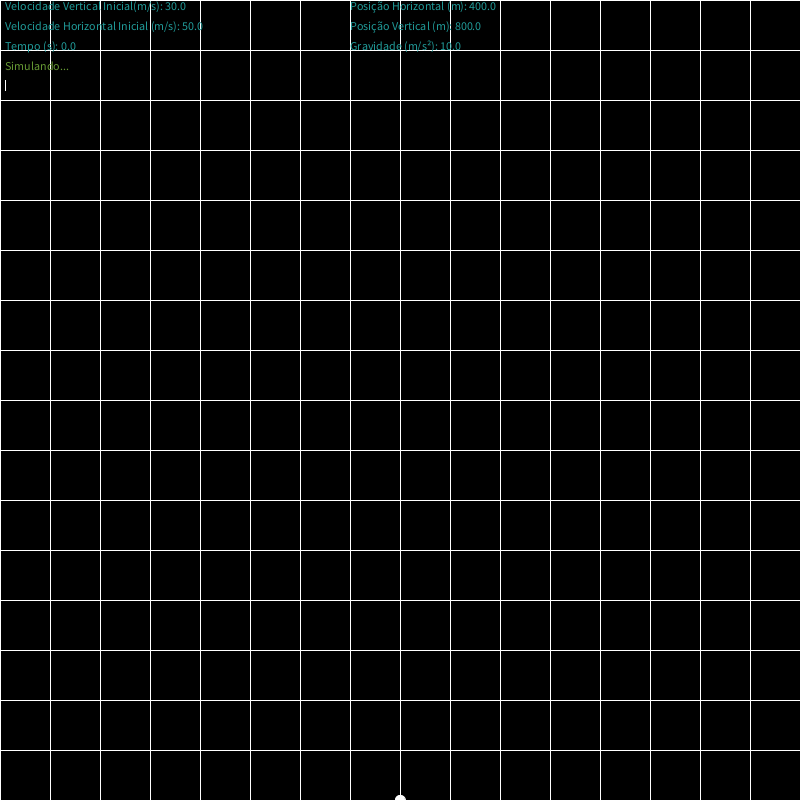
Frame 1 (no input)
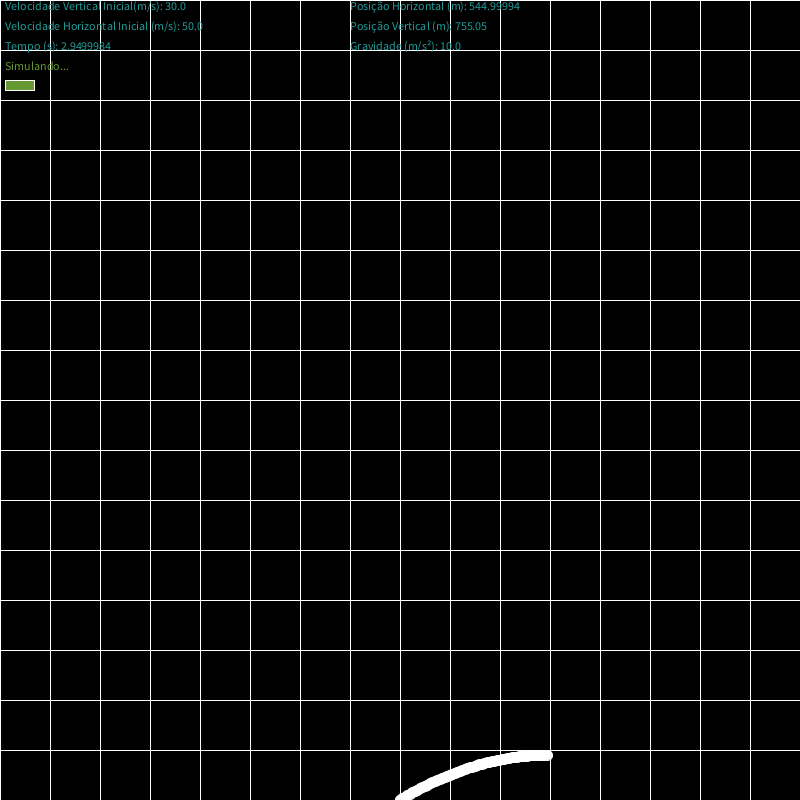
Frame 60 (the mouse pressed at the canvas centre just before this capture)
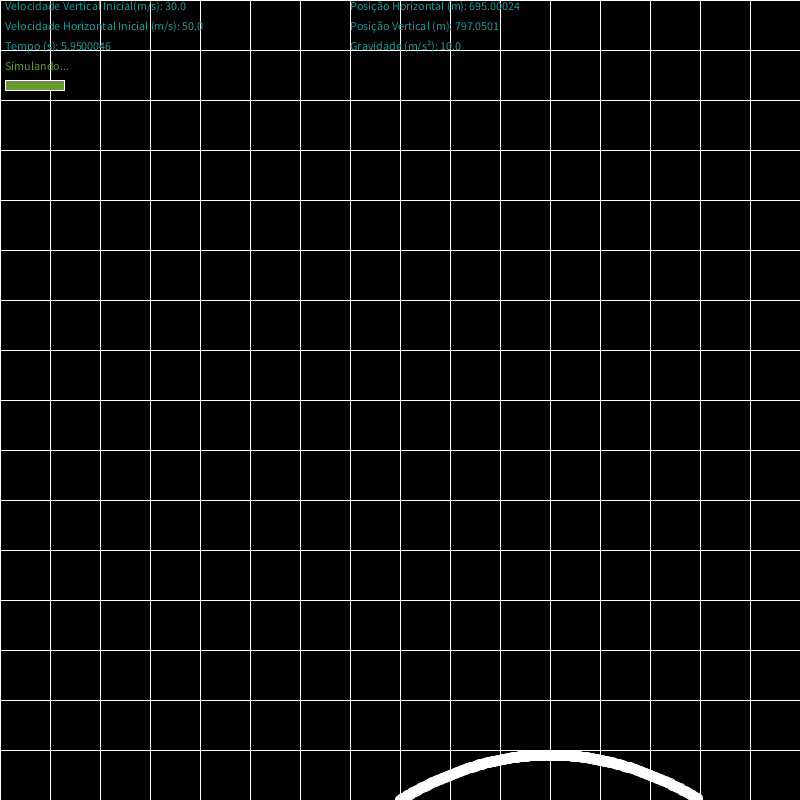
Frame 120 (the mouse held since frame 60 and released just before this capture)

The Processing sketch that drew these frames (run headless with seeded random() and noise(); from frame 60 on, the mouse is pressed at the canvas centre):

// Processing sketch: processing_163236
// ── processing_163236.pde

float t = 0, dxo = 400, dx, dyo = 800, dy, vx = 50, vy= -30, g = 10; //Como no Processing o valor y cresce para baixo, para termos uma simulação condizente com o mundo real, a bola sendo lançada para cima, sua velocidade vertical deve ser negativa. O valor de x cresce como no convencional, da esquerda pra direita, então vx é positivo. Como pedido, coloquei o objeto partindo do centro horizontal, na base da tela (dxo = 400, dyo = 800).
int fps = 20;

void setup() {
  size(800, 800);
  frameRate(fps);
  background(0);
  stroke(255);
}

void draw() {

  //background(0); //Como foi pedido que mantivesse-se o rastro da esfera, essa função é removida.  desenharCenario();
  desenharTexto(); //Coloquei os dados do texto e simulação em uma função para facilitar a legibilidade e modularidade do código.
  if (dy+dyo <= 800) {
    MRU_horizontal();
    MRUV_vertical();
    t += (float) 1 / fps;    //>FPS = Frames por Segundo, logo, como a função frameRate() determina quantas vezes por segundo a função draw() será chamada, para sabermos o tempo em segundos, devemos dividir 1 segundo pela quantidade de FPS.
    text("Simulando...", 5, 70);
  } else {
    text("Simulação Finalizada!", 5, 70);
    text("O corpo levou "+t+" segundos para atingir o chão.", 5, 110);
  }
  fill(255); //Atribui cor branca a esfera
  ellipse(dx+dxo, dy+dyo, 10, 10);
}

void MRU_horizontal() {
  dx = vx * t;
}

void MRUV_vertical() {
  dy = (vy * t) + ((g * pow(t, 2) / 2));
}

void desenharTexto() {
  noStroke();
  fill(0);
  rect(0, 0, 800, 120); //Em compensação, para que o texto não se overlap durante a simulação, desenha-se um quadrado no fundo da parte do texto antes de desenhar os textos com informação.
  desenharCenario();
  fill(32, 155, 153);  //Atribui uma cor diferente aos textos, para que se destaquem melhor em relação ao cenário.
  text("Velocidade Vertical Inicial(m/s): "+(-1*vy), 5, 10); //Ao contrário do Processing, usualmente velocidades verticais para cima são positivas, por isso inverti o sinal
  text("Velocidade Horizontal Inicial (m/s): "+vx, 5, 30);
  text("Tempo (s): "+t, 5, 50);
  text("Posição Horizontal (m): "+(dx+dxo), 350, 10);
  text("Posição Vertical (m): "+(dy+dyo), 350, 30);
  text("Gravidade (m/s²): "+g, 350, 50);
  fill(102, 153, 51); //Atribui cor diferente a barra de carregamento e texto que diz o estado da simulação e seu resultado.
  rect(5, 80, dx/5, 10); //Desenha barra de carregamento da simulação
}

void desenharCenario() {
  stroke(255);
  for (int i = 0; i<=16; i++) {
    line(i*50, 0, i*50, 800);
    line(0, i*50, 800, i*50);
  }
}
